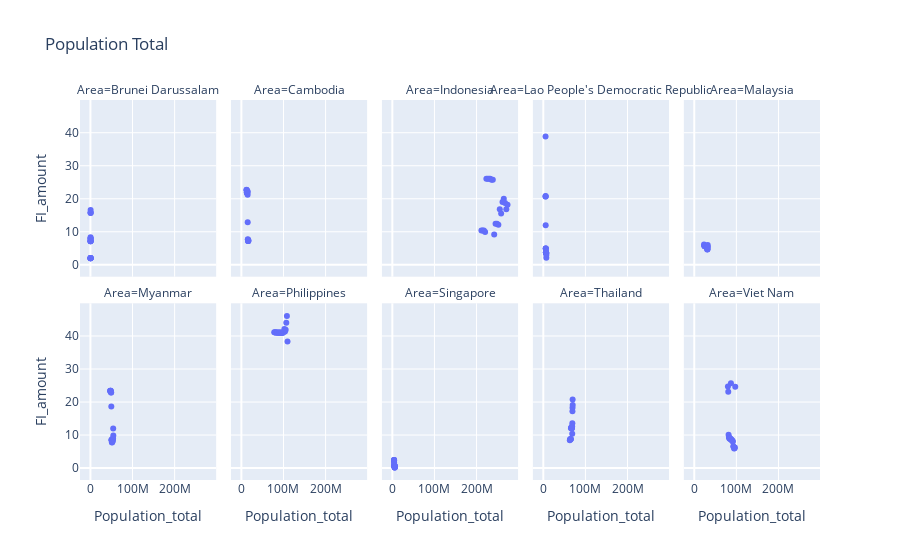

Notebook source saved alongside this figure:
### Code cell
# pip install plotly
from plotly import express as px
fig = px.scatter(data, title = 'Population Total', x="Population_total", y="FI_amount", facet_col="Area", facet_col_wrap=5)
fig.show()
data.groupby('Area')[['Population_total','severe_FIR']].corr().unstack().iloc[:,1]

### Figure 1 — Plotly figure (JSON) as saved in the notebook; plotly's stock layout.template omitted (floating-point values rounded to 4 significant figures)
{"data": [{"hovertemplate": "Area=Brunei Darussalam<br>Population_total=%{x}<br>FI_amount=%{y}<extra></extra>", "legendgroup": "", "marker": {"color": "#636efa", "symbol": "circle"}, "mode": "markers", "name": "", "orientation": "v", "showlegend": false, "type": "scatter", "x": [333166, 340037, 346777, 353295, 359434, 365112, 370262, 374967, 379418, 383902, 388634, 393687, 398997, 404414, 409778, 414914, 419791, 424481, 428960, 433296, 437483], "xaxis": "x6", "y": [2.015, 2.089, 2.002, 2.002, 2.002, 2.002, 1.939, 2.051, 7.136, 7.13, 7.13, 7.274, 7.164, 8.313, 7.821, 7.935, 7.997, 15.68, 15.8, 15.82, 16.57], "yaxis": "y6"}, {"hovertemplate": "Area=Cambodia<br>Population_total=%{x}<br>FI_amount=%{y}<extra></extra>", "legendgroup": "", "marker": {"color": "#636efa", "symbol": "circle"}, "mode": "markers", "name": "", "orientation": "v", "showlegend": false, "type": "scatter", "x": [12155241, 12405411, 12637719, 12856171, 13066475, 13273355, 13477705, 13679953, 13883835, 14093605, 14312205, 14541421, 14780454, 15026330, 15274506, 15521435, 15766290, 16009413, 16249795, 16486542, 16718971], "xaxis": "x7", "y": [22.71, 22.63, 22.56, 21.87, 21.83, 21.89, 21.95, 21.95, 21.95, 21.68, 22.29, 22.3, 21.2, 12.9, 7.696, 7.6, 7.2, 7.2, 7.2, 7.4, 7.282], "yaxis": "y7"}, {"hovertemplate": "Area=Indonesia<br>Population_total=%{x}<br>FI_amount=%{y}<extra></extra>", "legendgroup": "", "marker": {"color": "#636efa", "symbol": "circle"}, "mode": "markers", "name": "", "orientation": "v", "showlegend": false, "type": "scatter", "x": [211513822, 214427419, 217357790, 220309473, 223285666, 226289468, 229318262, 232374239, 235469755, 238620554, 241834226, 245115988, 248451714, 251805314, 255128076, 258383257, 261556386, 264650969, 267670549, 270625567, 273523621], "xaxis": "x8", "y": [10.37, 10.36, 10.36, 9.942, 26.08, 26.08, 26.08, 26.08, 25.79, 25.78, 9.186, 12.4, 12.4, 12.13, 16.83, 15.5, 19, 20, 18.7, 16.8, 18.15], "yaxis": "y8"}, {"hovertemplate": "Area=Lao People's Democratic Republic<br>Population_total=%{x}<br>FI_amount=%{y}<extra></extra>", "legendgroup": "", "marker": {"color": "#636efa", "symbol": "circle"}, "mode": "markers", "name": "", "orientation": "v", "showlegend": false, "type": "scatter", "x": [5323701, 5409584, 5493247, 5576640, 5662199, 5751675, 5846075, 5944950, 6046630, 6148621, 6249168, 6347564, 6444527, 6541302, 6639763, 6741160, 6845848, 6953031, 7061498, 7169456, 7275556], "xaxis": "x9", "y": [38.82, 20.8, 20.69, 20.69, 11.99, 4.914, 4.895, 4.895, 3.742, 3.809, 3.777, 3.702, 3.644, 3.544, 3.599, 3.598, 3.605, 3.593, 3.584, 2.1, 3.065], "yaxis": "y9"}, {"hovertemplate": "Area=Malaysia<br>Population_total=%{x}<br>FI_amount=%{y}<extra></extra>", "legendgroup": "", "marker": {"color": "#636efa", "symbol": "circle"}, "mode": "markers", "name": "", "orientation": "v", "showlegend": false, "type": "scatter", "x": [23194252, 23709115, 24208391, 24698821, 25190647, 25690615, 26201954, 26720367, 27236003, 27735038, 28208028, 28650962, 29068189, 29468923, 29866606, 30270965, 30684652, 31104655, 31528033, 31949789, 32365998], "xaxis": "x10", "y": [6.104, 5.803, 5.625, 5.744, 5.733, 5.64, 5.711, 5.779, 5.662, 5.665, 5.54, 5.489, 5.505, 5.379, 5.304, 5.3, 4.6, 4.7, 4.7, 6, 5.353], "yaxis": "y10"}, {"hovertemplate": "Area=Myanmar<br>Population_total=%{x}<br>FI_amount=%{y}<extra></extra>", "legendgroup": "", "marker": {"color": "#636efa", "symbol": "circle"}, "mode": "markers", "name": "", "orientation": "v", "showlegend": false, "type": "scatter", "x": [46719698, 47225119, 47702163, 48148907, 48564489, 48949931, 49301049, 49621479, 49929642, 50250366, 50600827, 50990612, 51413703, 51852464, 52280816, 52680724, 53045199, 53382521, 53708318, 54045422, 54409794], "xaxis": "x", "y": [23.37, 23.4, 23.4, 23.4, 23.24, 22.91, 22.86, 18.68, 8.616, 8.397, 8.512, 7.794, 7.779, 8.11, 8.211, 8.065, 8.758, 8.749, 9.06, 12, 9.878], "yaxis": "y"}, {"hovertemplate": "Area=Philippines<br>Population_total=%{x}<br>FI_amount=%{y}<extra></extra>", "legendgroup": "", "marker": {"color": "#636efa", "symbol": "circle"}, "mode": "markers", "name": "", "orientation": "v", "showlegend": false, "type": "scatter", "x": [77991757, 79672869, 81365260, 83051970, 84710544, 86326251, 87888675, 89405482, 90901967, 92414161, 93966784, 95570049, 97212639, 98871558, 100513137, 102113206, 103663812, 105172921, 106651394, 108116622, 109581085], "xaxis": "x2", "y": [41.12, 41.12, 41.02, 41.12, 41.06, 41.02, 41.02, 41.02, 41.12, 40.98, 40.98, 40.96, 40.96, 40.96, 41.33, 42.1, 41.39, 41.87, 44, 46.1, 38.35], "yaxis": "y2"}, {"hovertemplate": "Area=Singapore<br>Population_total=%{x}<br>FI_amount=%{y}<extra></extra>", "legendgroup": "", "marker": {"color": "#636efa", "symbol": "circle"}, "mode": "markers", "name": "", "orientation": "v", "showlegend": false, "type": "scatter", "x": [4027887, 4138012, 4175950, 4114826, 4166664, 4265762, 4401365, 4588599, 4839396, 4987573, 5076732, 5183688, 5312437, 5399162, 5469724, 5535002, 5607283, 5612253, 5638676, 5703569, 5685807], "xaxis": "x3", "y": [2.468, 2.467, 2.465, 2.224, 2.224, 1.611, 1.126, 0.859, 0.717, 0.627, 0.622, 0.622, 0.622, 0.622, 0.627, 0.2, 0.2, 0.2, 0.3, 0.3, 0.358], "yaxis": "y3"}, {"hovertemplate": "Area=Thailand<br>Population_total=%{x}<br>FI_amount=%{y}<extra></extra>", "legendgroup": "", "marker": {"color": "#636efa", "symbol": "circle"}, "mode": "markers", "name": "", "orientation": "v", "showlegend": false, "type": "scatter", "x": [62952639, 63539190, 64069093, 64549867, 64995303, 65416189, 65812540, 66182064, 66530980, 66866834, 67195032, 67518379, 67835969, 68144519, 68438748, 68714519, 68971313, 69209817, 69428454, 69625581, 69799978], "xaxis": "x4", "y": [8.432, 8.635, 8.715, 8.731, 8.712, 8.795, 12.06, 12.32, 12.17, 12.14, 12.13, 11.98, 12.05, 12.29, 12.68, 10.4, 13.6, 17.2, 18.3, 20.8, 19.12], "yaxis": "y4"}, {"hovertemplate": "Area=Viet Nam<br>Population_total=%{x}<br>FI_amount=%{y}<extra></extra>", "legendgroup": "", "marker": {"color": "#636efa", "symbol": "circle"}, "mode": "markers", "name": "", "orientation": "v", "showlegend": false, "type": "scatter", "x": [79910411, 80742500, 81534406, 82301650, 83062819, 83832662, 84617545, 85419588, 86243424, 87092250, 87967655, 88871384, 89801926, 90752593, 91713850, 92677082, 93640435, 94600643, 95545959, 96462108, 97338583], "xaxis": "x5", "y": [24.71, 23.15, 10.12, 9.4, 9.018, 9.006, 9.0, 8.759, 8.849, 25.69, 8.646, 8.502, 8.363, 8.229, 8.031, 6.577, 6.361, 5.9, 6, 6.2, 24.6], "yaxis": "y5"}], "layout": {"annotations": [{"font": {}, "showarrow": false, "text": "Area=Myanmar", "x": 0.092, "xanchor": "center", "xref": "paper", "y": 0.465, "yanchor": "bottom", "yref": "paper"}, {"font": {}, "showarrow": false, "text": "Area=Philippines", "x": 0.296, "xanchor": "center", "xref": "paper", "y": 0.465, "yanchor": "bottom", "yref": "paper"}, {"font": {}, "showarrow": false, "text": "Area=Singapore", "x": 0.5, "xanchor": "center", "xref": "paper", "y": 0.465, "yanchor": "bottom", "yref": "paper"}, {"font": {}, "showarrow": false, "text": "Area=Thailand", "x": 0.704, "xanchor": "center", "xref": "paper", "y": 0.465, "yanchor": "bottom", "yref": "paper"}, {"font": {}, "showarrow": false, "text": "Area=Viet Nam", "x": 0.908, "xanchor": "center", "xref": "paper", "y": 0.465, "yanchor": "bottom", "yref": "paper"}, {"font": {}, "showarrow": false, "text": "Area=Brunei Darussalam", "x": 0.092, "xanchor": "center", "xref": "paper", "y": 1.0, "yanchor": "bottom", "yref": "paper"}, {"font": {}, "showarrow": false, "text": "Area=Cambodia", "x": 0.296, "xanchor": "center", "xref": "paper", "y": 1.0, "yanchor": "bottom", "yref": "paper"}, {"font": {}, "showarrow": false, "text": "Area=Indonesia", "x": 0.5, "xanchor": "center", "xref": "paper", "y": 1.0, "yanchor": "bottom", "yref": "paper"}, {"font": {}, "showarrow": false, "text": "Area=Lao People's Democratic Republic", "x": 0.704, "xanchor": "center", "xref": "paper", "y": 1.0, "yanchor": "bottom", "yref": "paper"}, {"font": {}, "showarrow": false, "text": "Area=Malaysia", "x": 0.908, "xanchor": "center", "xref": "paper", "y": 1.0, "yanchor": "bottom", "yref": "paper"}], "legend": {"tracegroupgap": 0}, "title": {"text": "Population Total"}, "xaxis": {"anchor": "y", "domain": [0, 0.184], "title": {"text": "Population_total"}}, "xaxis10": {"anchor": "y10", "domain": [0.816, 1], "matches": "x", "showticklabels": false}, "xaxis2": {"anchor": "y2", "domain": [0.204, 0.388], "matches": "x", "title": {"text": "Population_total"}}, "xaxis3": {"anchor": "y3", "domain": [0.408, 0.592], "matches": "x", "title": {"text": "Population_total"}}, "xaxis4": {"anchor": "y4", "domain": [0.612, 0.796], "matches": "x", "title": {"text": "Population_total"}}, "xaxis5": {"anchor": "y5", "domain": [0.816, 1], "matches": "x", "title": {"text": "Population_total"}}, "xaxis6": {"anchor": "y6", "domain": [0, 0.184], "matches": "x", "showticklabels": false}, "xaxis7": {"anchor": "y7", "domain": [0.204, 0.388], "matches": "x", "showticklabels": false}, "xaxis8": {"anchor": "y8", "domain": [0.408, 0.592], "matches": "x", "showticklabels": false}, "xaxis9": {"anchor": "y9", "domain": [0.612, 0.796], "matches": "x", "showticklabels": false}, "yaxis": {"anchor": "x", "domain": [0, 0.465], "title": {"text": "FI_amount"}}, "yaxis10": {"anchor": "x10", "domain": [0.535, 1.0], "matches": "y", "showticklabels": false}, "yaxis2": {"anchor": "x2", "domain": [0, 0.465], "matches": "y", "showticklabels": false}, "yaxis3": {"anchor": "x3", "domain": [0, 0.465], "matches": "y", "showticklabels": false}, "yaxis4": {"anchor": "x4", "domain": [0, 0.465], "matches": "y", "showticklabels": false}, "yaxis5": {"anchor": "x5", "domain": [0, 0.465], "matches": "y", "showticklabels": false}, "yaxis6": {"anchor": "x6", "domain": [0.535, 1.0], "matches": "y", "title": {"text": "FI_amount"}}, "yaxis7": {"anchor": "x7", "domain": [0.535, 1.0], "matches": "y", "showticklabels": false}, "yaxis8": {"anchor": "x8", "domain": [0.535, 1.0], "matches": "y", "showticklabels": false}, "yaxis9": {"anchor": "x9", "domain": [0.535, 1.0], "matches": "y", "showticklabels": false}}}
